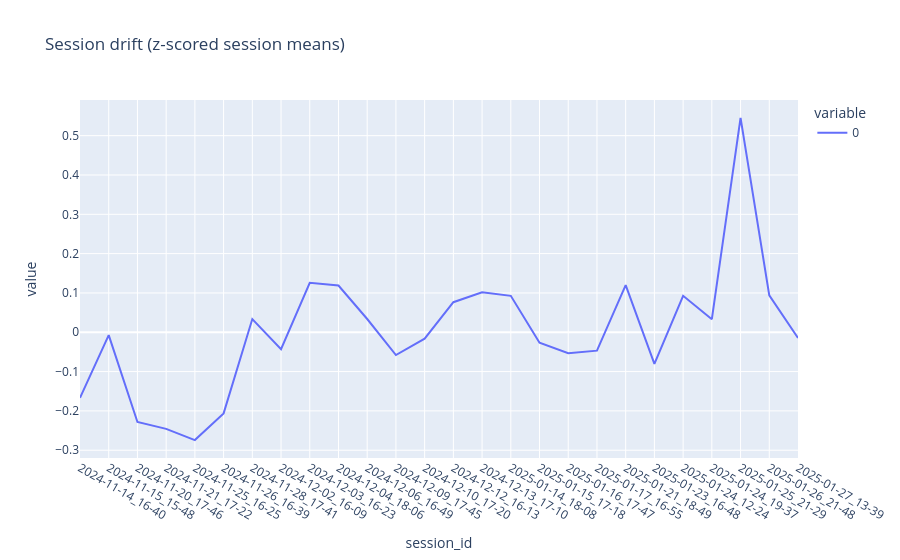

The notebook cell this image was saved under:
### Code cell
# Firing Rate stability grand average -> increasing fr over time? 
fr_units = fr.loc[:, fr.columns.str.startswith("Unit")]
session_mean_hz = fr_units.groupby("session_id").mean()

session_mean_z = (session_mean_hz - session_mean_hz.mean(axis=0)) / session_mean_hz.std(axis=0)

pop_mean_z = session_mean_z.mean(axis=1)

fig = px.line(pop_mean_z, title="Session drift (z-scored session means)")
fig.show()

### Figure 1 — Plotly figure (JSON) as saved in the notebook; plotly's stock layout.template omitted (floating-point values rounded to 4 significant figures)
{"data": [{"hovertemplate": "variable=0<br>session_id=%{x}<br>value=%{y}<extra></extra>", "legendgroup": "0", "line": {"color": "#636efa", "dash": "solid"}, "marker": {"symbol": "circle"}, "mode": "lines", "name": "0", "orientation": "v", "showlegend": true, "type": "scatter", "x": ["2024-11-14_16-40", "2024-11-15_15-48", "2024-11-20_17-46", "2024-11-21_17-22", "2024-11-25_16-25", "2024-11-26_16-39", "2024-11-28_17-41", "2024-12-02_16-09", "2024-12-03_16-23", "2024-12-04_18-06", "2024-12-06_16-49", "2024-12-09_17-45", "2024-12-10_17-20", "2024-12-12_16-13", "2024-12-13_17-10", "2025-01-14_18-08", "2025-01-15_17-18", "2025-01-16_17-47", "2025-01-17_16-55", "2025-01-21_18-49", "2025-01-23_16-48", "2025-01-24_12-24", "2025-01-24_19-37", "2025-01-25_21-29", "2025-01-26_21-48", "2025-01-27_13-39"], "xaxis": "x", "y": [-0.1668, -0.00722, -0.2281, -0.2456, -0.2742, -0.2064, 0.03356, -0.04308, 0.1259, 0.1189, 0.03371, -0.05782, -0.01644, 0.07643, 0.1016, 0.09267, -0.02658, -0.05319, -0.04674, 0.1198, -0.08057, 0.09266, 0.03316, 0.5452, 0.09373, -0.01446], "yaxis": "y"}], "layout": {"legend": {"title": {"text": "variable"}, "tracegroupgap": 0}, "title": {"text": "Session drift (z-scored session means)"}, "xaxis": {"anchor": "y", "domain": [0, 1], "title": {"text": "session_id"}}, "yaxis": {"anchor": "x", "domain": [0, 1], "title": {"text": "value"}}}}
